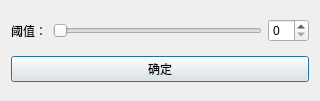
<?xml version="1.0" encoding="UTF-8"?>
<ui version="4.0">
 <class>DialogBina</class>
 <widget class="QDialog" name="DialogBina">
  <property name="geometry">
   <rect>
    <x>0</x>
    <y>0</y>
    <width>320</width>
    <height>101</height>
   </rect>
  </property>
  <property name="windowTitle">
   <string>Dialog</string>
  </property>
  <layout class="QGridLayout" name="gridLayout">
   <item row="0" column="0">
    <layout class="QHBoxLayout" name="horizontalLayout">
     <item>
      <widget class="QLabel" name="label">
       <property name="text">
        <string>阈值：</string>
       </property>
      </widget>
     </item>
     <item>
      <widget class="QSlider" name="horizontalSlider">
       <property name="orientation">
        <enum>Qt::Horizontal</enum>
       </property>
      </widget>
     </item>
     <item>
      <widget class="QSpinBox" name="spinBox"/>
     </item>
    </layout>
   </item>
   <item row="1" column="0">
    <widget class="QPushButton" name="pushButton">
     <property name="text">
      <string>确定</string>
     </property>
    </widget>
   </item>
  </layout>
 </widget>
 <resources/>
 <connections/>
</ui>
